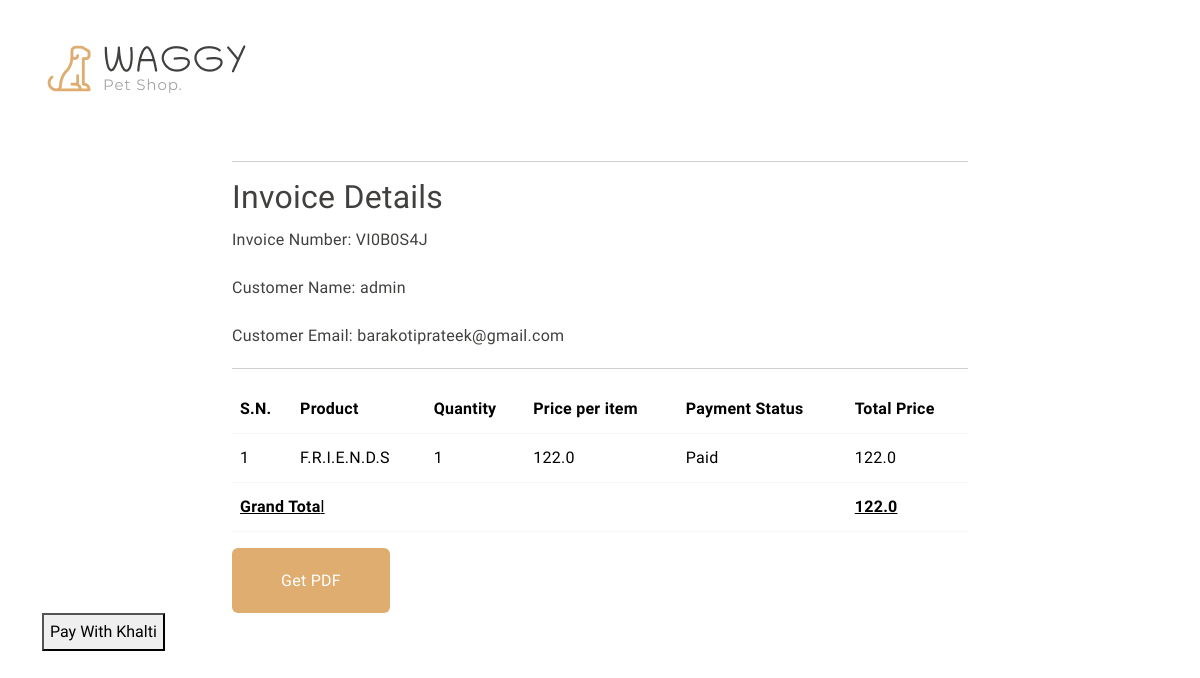
Page /invoice-details/VI0B0S4J (signed in) on the committed database.
### shop/product/models.py (models this page shows, shortened)
class Order(db.Model):
    id = db.Column(db.Integer, primary_key=True)
    quantity = db.Column(db.Integer, nullable=False)
    price = db.Column(db.Float, nullable=False)
    status = db.Column(db.String(100), nullable=False, default="Pending")
    payment_status = db.Column(db.String(100), nullable=False, default="Unpaid")
    invoice = db.Column(db.String(1000), nullable=True)
    invoice_number = db.Column(db.String(8))
    user_link = db.Column(db.Integer, db.ForeignKey('user.id'), nullable=False)
    product_link = db.Column(db.Integer, db.ForeignKey('product.id'), nullable=False)
    user = db.relationship('User', backref='orders')
    product = db.relationship('Product', backref='ordered_in_orders')

class Product(db.Model):
    id = db.Column(db.Integer , primary_key = True)
    name = db.Column(db.String(50) , nullable =False)
    date_created = db.Column(db.Date , default= datetime.now().date)
    image_file = db.Column(db.String(20), nullable=False, default = 'default.jpg')
    price = db.Column(db.Numeric(10,2) , nullable=False)
    tags = db.Column(db.String(200))
    desc = db.Column(db.String(1000))
    category_id = db.Column(db.Integer , db.ForeignKey('category.id'))
    category = db.relationship('Category', backref=db.backref('associated_products', lazy=True))
    user_id = db.Column(db.Integer , db.ForeignKey('user.id') , nullable = False)
    likes = db.relationship('Likes', backref='product', lazy=True , cascade='all, delete-orphan')
    carts = db.relationship('Cart', backref=db.backref('product', lazy=True), cascade= 'all, delete-orphan', single_parent=True)
    orders = db.relationship('Order', backref=db.backref('ordered_product', lazy=True), cascade= 'all, delete-orphan', single_parent=True)
    ratings = db.relationship('Rating', backref='rated_product', lazy=True, cascade='all, delete-orphan')

### shop/user/models.py (models this page shows)
class User(db.Model, UserMixin):
    id = db.Column(db.Integer, primary_key = True)
    email = db.Column(db.String(120) , unique = True , nullable = False)
    username = db.Column(db.String(50) , nullable=False)
    password = db.Column(db.String(60) , nullable=False)
    image_file = db.Column(db.String(20), nullable=False, default = 'default.png')
    role = db.Column(db.String(20) , nullable=False , default='customer')
    likes = db.relationship('Likes', backref='user', cascade='all, delete-orphan')
    cart_items = db.relationship('Cart', backref=db.backref('user', lazy=True), cascade='all, delete-orphan')
    user_orders = db.relationship('Order', back_populates='user', cascade='all, delete-orphan')
    def delete(self):
        for like in self.likes:
            db.session.delete(like)
        for order in self.user_orders:
            db.session.delete(order)
        for cart_item in self.cart_items:
            db.session.delete(cart_item)
        db.session.delete(self)
        db.session.commit()

### shop/product/routes.py (the view)
@app.route('/invoice-details/<invoice_number>')
@login_required
def show_invoice_details(invoice_number):
    orders = Order.query.filter_by(user_link=current_user.id , invoice_number=invoice_number).all()
    user = User.query.get(current_user.id)
    print(invoice_number)
    return render_template('product/invoice_details.html', orders=orders, user=user, invoice_number=invoice_number)

### shop/user/models.py (called while the page is built)
@login_manager.user_loader
def load_user(user_id):
    return User.query.get(int(user_id))

### shop/templates/product/invoice_details.html (shortened to what this page needs)
{% extends 'base.html' %}
{% block body %}
<div class="container my-3">
    <div class="row py-4 pb-0 pb-sm-4 align-items-center ">
        <div class="col-sm-4 col-lg-3 text-center text-sm-start">
            <div class="main-logo">
                <a href="{{url_for('home')}}">
                    <img src="{{url_for('static', filename='images/logo.png')}}" alt="logo" class="img-fluid">
                </a>
            </div>
        </div>
        <div class="container mt-5">
            <div class="row justify-content-center">
                <div class="col-md-8">
                    <hr>
                    <h2>Invoice Details</h2>
                    <p>Invoice Number: {{ invoice_number }}</p>
                    <p>Customer Name: {{ user.username }}</p>
                    <p>Customer Email: {{ user.email }}</p>
                    <table class="table">
                        <thead>
                            <tr>
                                <th>S.N.</th>
                                <th>Product</th>
                                <th>Quantity</th>
                                <th>Price per item</th>
                                <th>Payment Status</th>
                                <th>Total Price</th>
                            </tr>
                        </thead>
                        <tbody>
                            {% for order in orders %}
                            <tr>
                                <td>{{ loop.index }}</td>
                                <td>{{ order.product.name }}</td>
                                <td>{{ order.quantity }}</td>
                                <td>{{ order.price / order.quantity }}</td>
                                <td>{{ order.payment_status }}</td>
                                <td>{{ order.price }}</td>
                            </tr>
                            {% endfor %}
                            <hr>
                            <tr>
                                <td colspan="5"><u><strong>Grand Tota</strong>l</u></td>
                                <td><u><strong>{{ orders | map(attribute='price') | sum }}</strong></u></td>
                            </tr>
                        </tbody>
                    </table>
                    <a href="{{ url_for('generate_pdf', invoice_number=invoice_number) }}" class="btn btn-primary">Get
                        PDF</a>
                </div>
            </div>
        </div>
        <form id="payment-form" method="post" action="{{ url_for('initkhalti') }}">
            <button type="submit" id="payment-button">Pay With Khalti</button>
        </form>
    </div>
</div>
{% endblock %}

### shop/static/style.css (style rules this page uses)
:root { --header-height: 160px; --header-height-min: 80px; }
:root { --accent-color: #DEAD6F; --dark-color: #222222; --light-dark-color: #727272; --light-color: #fff; --grey-color: #dbdbdb; --light-grey-color: #fafafa; --primary-color: #6995B1; --light-primary-color: #eef1f3; }
:root { --body-font: 'Chilanka', cursive; --heading-font: 'Chilanka', cursive; --secondary-font: 'Montserrat', sans-serif; }
.btn-primary { padding: 1.2rem 3rem; --bs-btn-color: #fff; --bs-btn-bg: #DEAD6F; --bs-btn-border-color: transparent; --bs-btn-hover-color: #fff; --bs-btn-hover-bg: #e9b775; --bs-btn-hover-border-color: transparent; --bs-btn-focus-shadow-rgb: 49, 132, 253; --bs-btn-active-color: #fff; --bs-btn-active-bg: #DEAD6F; --bs-btn-active-border-color: transparent; --bs-btn-active-shadow: inset 0 3px 5px rgba(0, 0, 0, 0.125); --bs-btn-disabled-color: #fff; --bs-btn-disabled-bg: #d3d7dd; --bs-btn-disabled-border-color: transparent; }
h1, h2, h3, h4, h5, h6 { font-family: var(--heading-font); color: var(--bs-body-color); font-weight: 400; text-transform: capitalize; }
a { text-decoration: none; }

### rows in the picture
Order: invoice_number "VI0B0S4J", product.name "F.R.I.E.N.D.S", quantity "1", order.price/order.quantity "122.0", payment_status "Paid", price "122.0"
User: username "admin", email "barakotiprateek@gmail.com"

### other values in the picture
{{ orders | map(attribute='price') | sum }} "122.0"
